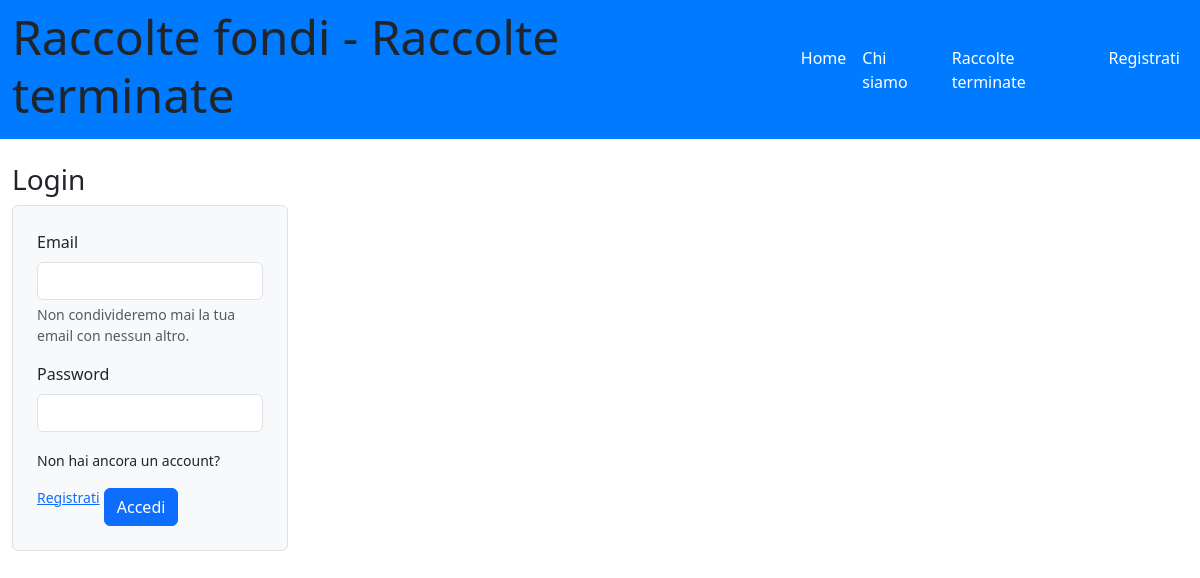
Before: / with the older database file.
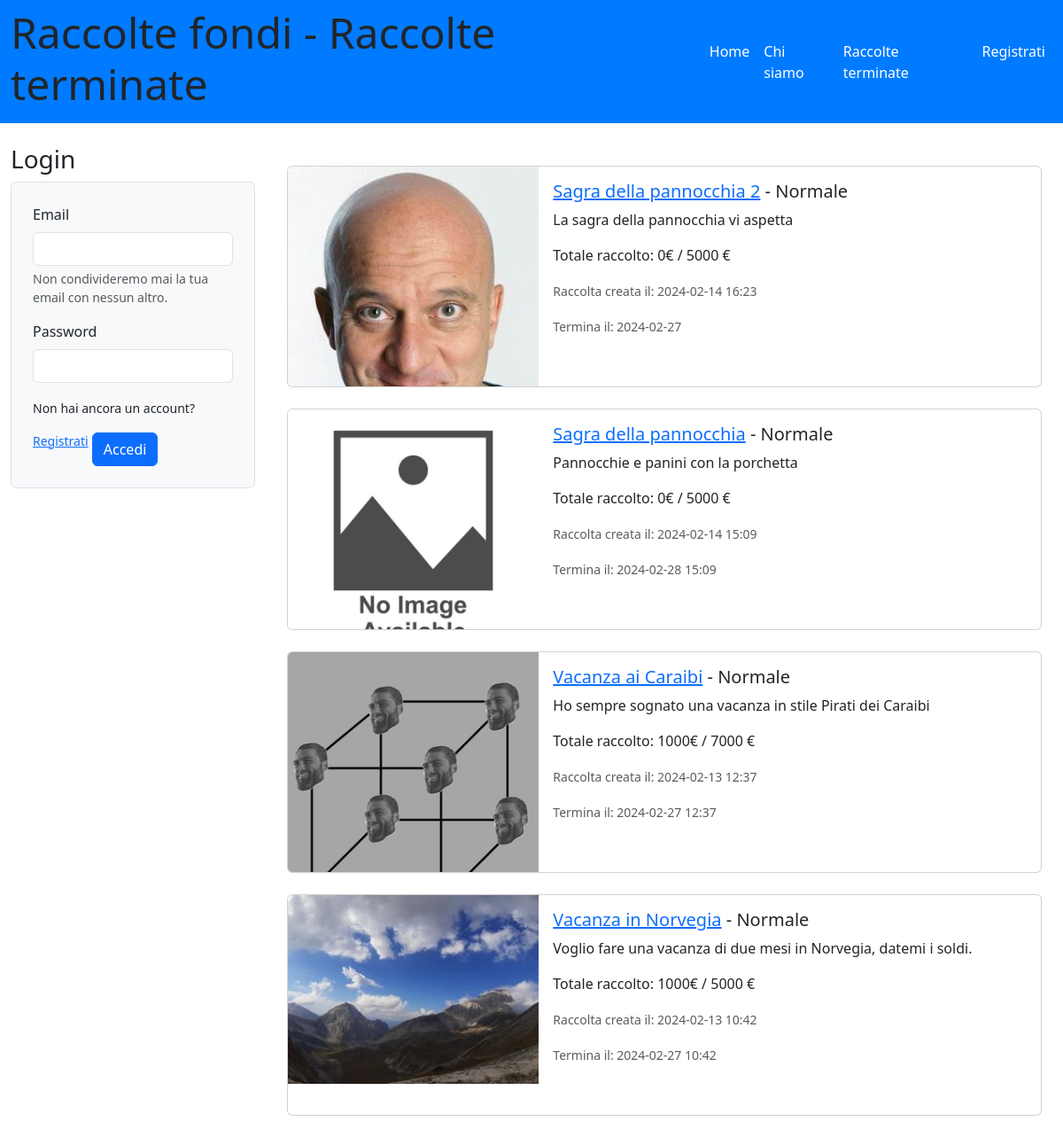
After: the same page with the newer database file.
### tables this page shows
CREATE TABLE "raccolte" (
	"id_raccolta"	INTEGER NOT NULL UNIQUE,
	"nome_raccolta"	TEXT NOT NULL,
	"descrizione"	TEXT,
	"immagine"	TEXT,
	"data_creazione"	TEXT,
	"data_termine"	TEXT,
	"cifra_attuale"	NUMERIC,
	"cifra_da_raggiungere"	NUMERIC,
	"tipo_raccolta"	TEXT,
	"organizzatore_raccolta"	INTEGER,
	"importo_minimo"	NUMERIC,
	"status"	TEXT DEFAULT 'attiva',
	"aggiornata"	TEXT DEFAULT 'no',
	"importo_massimo"	NUMERIC,
	PRIMARY KEY("id_raccolta" AUTOINCREMENT),
	FOREIGN KEY("organizzatore_raccolta") REFERENCES "utenti"("id_utente")
);

### app.py (the view)
@app.route('/')
def home():
    now = datetime.now()  # Get the current date and time
    current_date = now.date()  # Get the current date
    current_hour = now.hour  # Get the current hour
    current_minute = now.minute  # Get the current minute
    data_oggi = now.strftime("%Y-%m-%d %H:%M")
    raccolte_db = raccolte_dao.get_raccolte()
    return render_template('home.html', raccolte=raccolte_db, oggi=data_oggi)

### app.py (called while the page is built)
@app.before_request
def update_before_request():
    app.logger.info('Inizio update_status_e_portafoglio')
    try:
        raccolte_dao.update_status_e_portafoglio()
        app.logger.info('Fine update_status_e_portafoglio')
    except Exception as e:
        print('Error during update:', str(e))

### raccolte_dao.py (called while the page is built)
def get_raccolte():
    conn = sqlite3.connect('db/raccolte_fondi.db')
    conn.row_factory = sqlite3.Row
    cursor = conn.cursor()
    sql = 'SELECT raccolte.id_raccolta, raccolte.nome_raccolta, raccolte.descrizione, raccolte.immagine, raccolte.data_creazione, raccolte.data_termine, raccolte.cifra_attuale, raccolte.cifra_da_raggiungere, raccolte.tipo_raccolta, raccolte.organizzatore_raccolta, raccolte.importo_minimo, raccolte.status, raccolte.aggiornata, raccolte.importo_massimo, utenti.nome, utenti.cognome FROM raccolte LEFT JOIN utenti ON raccolte.organizzatore_raccolta = utenti.id_utente ORDER BY data_creazione DESC'
    cursor.execute(sql)
    raccolte = cursor.fetchall()
    cursor.close()
    conn.close()
    return raccolte

### templates/home.html (shortened to what this page needs)
{% extends "base.html" %}
{% block home_active %}active{% endblock %}
{% block page_name %}Raccolte terminate{% endblock %}
{% block content %}
<div class="container">
    <div class="row">
        <div class="col-lg-3">
            <aside id="myaside">
                {% if not current_user.is_authenticated %}
                <section>
                    <h3>Login</h3>
                    <div class="bg-light p-4 border rounded mb-3">
                        <form action="/login" method="POST">
                            <div class="mb-3">
                                <label for="emailInput" class="form-label">Email</label>
                                <input type="text" class="form-control" id="emailInput" name="email">
                                <div id="emailHelp" class="form-text">Non condivideremo mai la tua email con nessun altro.</div>
                            </div>
                            <div class="mb-3">
                                <label for="passwordInput" class="form-label">Password</label>
                                <input type="password" class="form-control" id="passwordInput" name="password">
                            </div>
                            <small>Non hai ancora un account? <a href="/iscriviti">Registrati</a></small>
                            <button type="submit" class="btn btn-primary mt-3">Accedi</button>
                        </form>
                    </div>
                </section>
                {% endif %}
            </aside>
        </div>
        <div class="col-lg-9">
          <div class="container mt-4">
              {% for raccolta in raccolte %}
              {% if raccolta.status == 'attiva' %}
              <div class="card mb-4 fixed-height-card">
                  <div class="row g-0">
                      <div class="col-md-4 card-img-container">
                          {% if raccolta.immagine %}
                          <a href="{{ url_for('singola_raccolta', id=raccolta.id_raccolta) }}">
                              <img src="{{ url_for('static', filename=raccolta.immagine) }}" alt="Immagine della raccolta {{ raccolta.nome_raccolta | e }}">
                          </a>
                          {% else %}
                          <a href="{{ url_for('singola_raccolta', id=raccolta.id_raccolta) }}">
                              <img src="{{ url_for('static', filename='no_immagine_raccolta.jpg') }}" alt="La raccolta {{ raccolta.nome_raccolta | e }} non ha immagine">
                          </a>
                          {% endif %}
                      </div>
                      <div class="col-md-8">
                          <div class="card-body d-flex flex-column">
                              <h5 class="card-title">
                                  <a href="{{ url_for('singola_raccolta', id=raccolta.id_raccolta) }}">{{ raccolta.nome_raccolta | e }}</a>
                                  - {% if raccolta.tipo_raccolta == 'lampo' %} Lampo {% else %} Normale {% endif %}
                              </h5>
                              <p class="card-text">{{ raccolta.descrizione }}</p>
                              <p class="card-text">Totale raccolto: {{ raccolta.cifra_attuale }}€ / {{ raccolta.cifra_da_raggiungere }} €</p>
                              {% if raccolta.tipo_raccolta == 'lampo' %}
                              <p class="card-text"><small class="text-muted">Raccolta creata alle ore: {{ raccolta.data_creazione.split(' ')[1] }}</small></p>
                              <p class="card-text"><small class="text-muted">Termina alle ore: {{ raccolta.data_termine.split(' ')[1] }}</small></p>
                              {% else %}
                              <p class="card-text"><small class="text-muted">Raccolta creata il: {{ raccolta.data_creazione }}</small></p>
                              <p class="card-text"><small class="text-muted">Termina il: {{ raccolta.data_termine }}</small></p>
                              {% endif %}
                          </div>
                      </div>
                  </div>
              </div>
              {% endif %}
              {% endfor %}
            </div>
        </div>
    </div>
</div>
{% endblock %}

### templates/base.html (shortened to what this page needs)
<!doctype html>
<html lang="en">
<head>
  <link href="https://cdn.jsdelivr.net/npm/bootstrap@5.3.2/dist/css/bootstrap.min.css" rel="stylesheet"
>
  <link rel="stylesheet" href="https://cdn.jsdelivr.net/npm/bootstrap-icons@1.11.2/font/bootstrap-icons.min.css">
  <link rel="stylesheet" href="{{ url_for('static', filename='style.css') }}">
</head>
<body>
  <header id="myheader">
    <nav class="navbar navbar-dark navbar-expand-lg mynavbar">
      <div class="container-fluid">
        <h1 class="display-5">Raccolte fondi - {% block page_name %}{% endblock %}</h1>
        <div class="collapse navbar-collapse" id="navbarSupportedContent">
          <ul class="navbar-nav ms-auto">
            <li class="nav-item">
              <a class="nav-link {%block home_active%}{% endblock %}" aria-current="page" href="/">Home</a>
            </li>
            <li class="nav-item">
              <a class="nav-link {%block about_active%}{% endblock %}" href="{{ url_for('about') }}">Chi siamo</a>
            </li>
            <li class="nav-item">
                <a class="nav-link {%block raccolte_terminate_active%}{% endblock %}" href="{{ url_for('raccolte_terminate') }}">Raccolte terminate</a>
              </li>
            {% if current_user.is_authenticated %}
            <li class="nav-item dropdown dropstart">
              <a class="nav-link dropdown-toggle" href="#" role="button" data-bs-toggle="dropdown"
                aria-expanded="false">
                @{{current_user.nome}} {{current_user.cognome}}
              </a>
              <ul class="dropdown-menu dropdown-menu-dark">
                <li><a class="dropdown-item" href="{{ url_for('le_mie_raccolte') }}">Il mio profilo</a></li>
                <li><a class="dropdown-item" href="{{ url_for('logout') }}">Esci</a></li>
              </ul>
            </li>
            {% else %}
            <li class="nav-item">
              <a class="nav-link {%block signup_active%}{% endblock %}" aria-current="page"
                href="{{ url_for('iscriviti') }}">Registrati</a>
            </li>
            {% endif %}
          </ul>
        </div>
      </div>
    </nav>
  </header>
  <div class="container-fluid mt-4">
    <div class="row">
      {%block content %}{% endblock %}
    </div>
  </div>
</body>
</html>

### static/style.css (style rules this page uses)
.mynavbar { background-color: #007bff; }
.navbar-dark .navbar-nav .nav-link { color: white; }
.fixed-height-card { height: 250px; overflow: hidden; }
.card-img-container img { height: 100%; width: 100%; object-fit: contain; }

Changed rows visible on the page:
added raccolte: immagine (picture), nome_raccolta "Sagra della pannocchia 2", tipo_raccolta "Normale", descrizione "La sagra della pannocchia vi aspetta", cifra_attuale "0", cifra_da_raggiungere "5000", data_creazione "2024-02-14 16:23", data_termine "2024-02-27"
added raccolte: nome_raccolta "Sagra della pannocchia", tipo_raccolta "Normale", descrizione "Pannocchie e panini con la porchetta", cifra_attuale "0", cifra_da_raggiungere "5000", data_creazione "2024-02-14 15:09", data_termine "2024-02-28 15:09"
added raccolte: immagine (picture), nome_raccolta "Vacanza ai Caraibi", tipo_raccolta "Normale", descrizione "Ho sempre sognato una vacanza in stile Pirati dei Caraibi", cifra_attuale "1000", cifra_da_raggiungere "7000", data_creazione "2024-02-13 12:37", data_termine "2024-02-27 12:37"
added raccolte: immagine (picture), nome_raccolta "Vacanza in Norvegia", tipo_raccolta "Normale", descrizione "Voglio fare una vacanza di due mesi in Norvegia, datemi i soldi.", cifra_attuale "1000", cifra_da_raggiungere "5000", data_creazione "2024-02-13 10:42", data_termine "2024-02-27 10:42"
